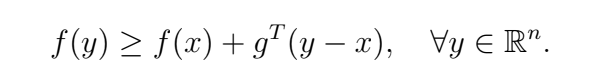
#> input picture sous_gradient.png, 594 x 82 px
$ jupyter execute Research_sous_gradient_.ipynb
#> lines starting #> are read from the running program, lines starting #| are printed output that depends on the picture
# Sub-Gradient Methods and Non-Convex Optimization

## Introduction :

#### Subgradient methods are used to optimize non-differentiable functions, often convex, but also sometimes non-convex. Unlike conventional gradient methods, they can handle functions with angular points or derivative discontinuities.

[cell 1]
from IPython.display import display
from PIL import Image

#### Subgradient definition

[cell 2]
display((Image.open("sous_gradient.png").convert("RGB")).resize((500, 80)))
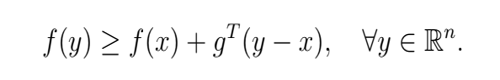
#> shown: PIL image 500x80 RGB; min 0, max 255, mean 247.1

#### We will explore the resolution of the Subgradient Descent, through this TP, having as objective function:

[cell 3]
display((Image.open("fonction_objective.png").convert("RGB")).resize((500, 80)))
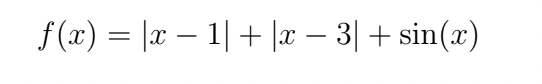
#> input picture fonction_objective.png, 542 x 84 px
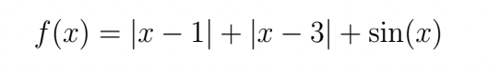
#> shown: PIL image 500x80 RGB; mean R, G, B 248, 248, 248

[cell 4]
import numpy as np
import matplotlib . pyplot as plt

def f ( x ) :
    return np.abs( x - 1) + np .abs( x - 3) + np . sin (x )

# For our function, the subgradient is quite simple to model:
def subgradient ( x ) :
    # Sub - gradient for |x -1|
    if x > 1:
        g1 = 1
    elif x < 1:
        g1 = -1
    else : # x == 1 , arbitrary choice in [ -1 , 1]
        g1 = 0 # Conventional choice
    # Sub - gradient for |x -3|
    if x > 3:
        g2 = 1
    elif x < 3:
        g2 = -1
    else : # x == 3
        g2 = 0 # Choice in [ -1 , 1]
    # Gradient for sin(x)
    g3 = np.cos(x)
    return g1 + g2 + g3

[cell 5]
def subgradient_descent ( x0 , step_size , max_iter , tol=1e-6) :
#> called with x0 = 0, max_iter = 1000, tol = 1e-06
    x = x0
    history = [ x ]
    for k in range ( max_iter ) :
        g = subgradient ( x )
        x_new = x - step_size ( k ) * g

        if np.abs(x_new- x) < tol :
            break
        x = x_new
        history . append ( x )
    return x , history

### Initialization of our Subgradient descent

[cell 6]
x0 = 0.0 # start with a random point
max_iter = 1000
step_size = lambda k : 0.1 / ( k + 1) **0.51 # for slower decay than 1/k, allowing more in-depth exploration

x_opt , history = subgradient_descent ( x0 , step_size , max_iter )
print ( f" Minimum trouvé ={ x_opt :.4f} , f(x) = {f( x_opt ):.4f}")

# Visualization
x_vals = np . linspace ( -1 , 5 , 400)
plt . figure ( figsize =(10 ,6) )
#> (this line was passed over: IPython is not available in this run)
plt . plot ( x_vals , [ f ( x ) for x in x_vals ] , label ="f(x)")
#> (this line was passed over: IPython is not available in this run)
plt . plot ( history , [ f ( x ) for x in history ] , "ro-", markersize
=2 , label =" iterations ")
#> (this line was passed over: IPython is not available in this run)
plt . xlabel ("x")
#> (this line was passed over: IPython is not available in this run)
plt . ylabel ("f(x)")
#> (this line was passed over: IPython is not available in this run)
plt . title (" Non - Convex Optimization with Sub - Gradient ")
#> (this line was passed over: IPython is not available in this run)
plt . legend ()
#> (this line was passed over: IPython is not available in this run)
